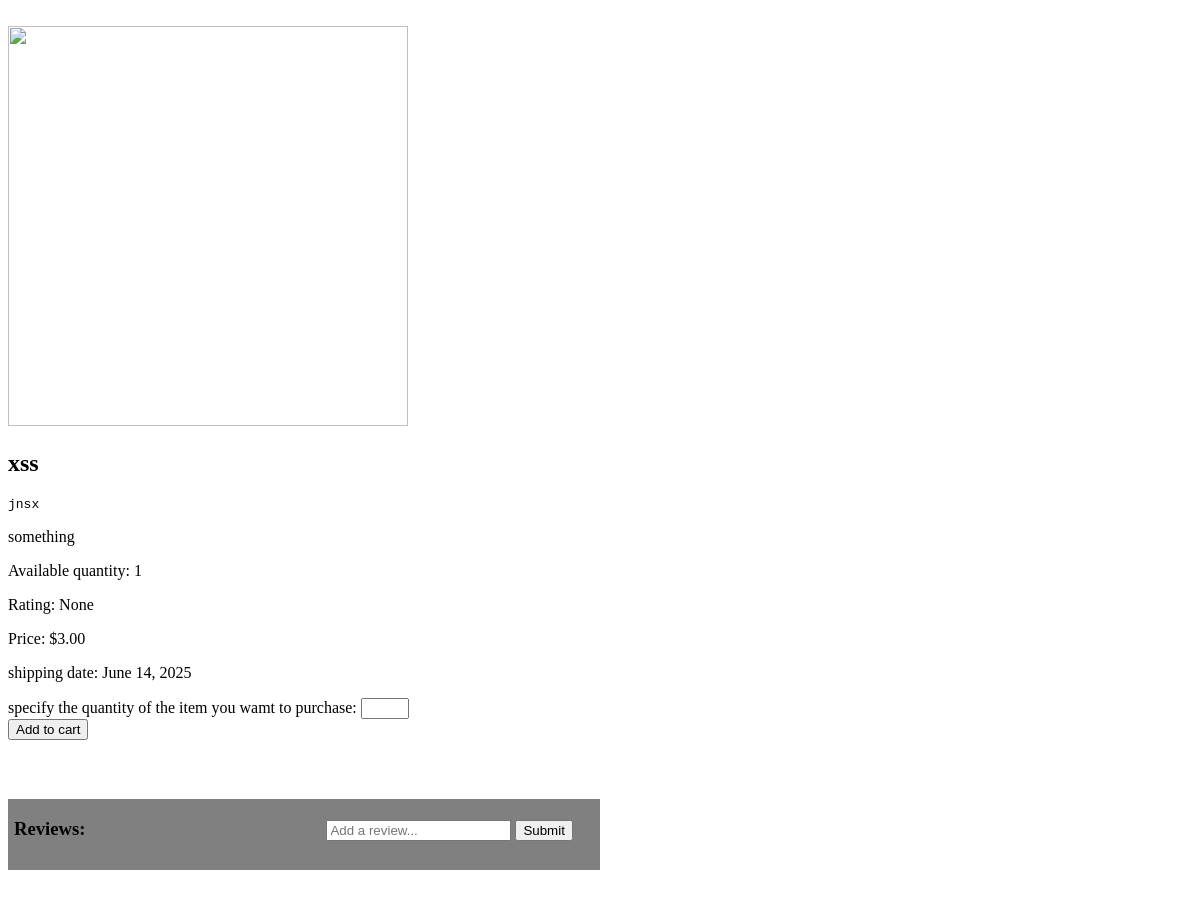
The app's page /monde/125 with its own data.
### monde/models.py (models this page shows, shortened)
class ClothingItem(models.Model):
    name=models.CharField(max_length=65)
    description=models.TextField(max_length=1000)
    shortDescription=models.CharField(default="No caption",max_length=30)
    rating=models.FloatField(null=True,blank=True,validators=[MinValueValidator(0.0),MaxValueValidator(5.0)])
    quantity=models.IntegerField(default=0, validators=[MinValueValidator(0)])
    price=models.DecimalField(default=0,max_digits=10, decimal_places=2)
    shippingDate=models.DateField(default=monthFromNow)
    image=models.ImageField(null=True, blank=True)
    clothingSections=models.ManyToManyField(Sections,max_length=100)
    image_url = models.URLField(blank=True, null=True)

### monde/views.py (the view)
# urls.py: path("<int:clothing_id>", views.single_item,name="single"),
def single_item(request,clothing_id):
    clothing_id=str(clothing_id).replace("{%url ","")
    clothing_id=clothing_id.replace("}","")
    items=ClothingItem.objects.all()
    isSeller=False
    for item in items:
        if item.id == int(clothing_id):
            isSeller=UserProfile.objects.filter(user=request.user.id,inventory=item)
            if isSeller:
                isSeller=True
            reviews=Review.objects.filter(reviewItem=int(clothing_id))
            return render(request,"monde/single.html",{
                "description":item.description,
                "shortDescription":item.shortDescription,
                "name":item.name,
                "rating":item.rating,
                "quantity":item.quantity,
                "price":item.price,
                "image":item.image_url,
                "clothing_id":clothing_id,
                "isSeller":isSeller,
                "reviews":reviews,
                "shippingDate": item.shippingDate
            })
    return HttpResponse()

### monde/templates/monde/single.html (shortened to what this page needs)
{%extends "monde/layout.html"%}
{%block head%}
{%load static%}
<link rel="stylesheet" type="text/css" href="{%static "css/single.css"%}">
{%endblock%}
{%block body%}
<br>
<div>
<img id="productImage" src="{{image}}">
<h2 id="short-description">{{shortDescription}}</h2>
<pre style=" border-width:2px;display: flex;">{{description}}</pre>
<p>{{name}}</p>
{%if quantity == 0%}
<p>Available quantity: Out of stock</p>
{%else%}
<p>Available quantity: {{quantity}}</p>
{%endif%}
<p>Rating: {{rating}}</p>
<p id="product-price">Price: ${{price}}</P>
<p id="shipping-date">shipping date: {{shippingDate}}</p>
<form method="get" action="{%url "cart"%}">
    <label for="amount">specify the quantity of the item you wamt to purchase: </label>
    <input id="amount" type='number' name="amount" max='{{quantity}}' min=1><br>
    <button id="submit" type="submit" name="submit">Add to cart</button>
</form>
</div>
    <div id="Reviews">
        <h3 id="reviewHeader"> Reviews: </h3>
        <form id="addReviewForm" action="addReview" method="post">
            <input id="addReviewInput" type="text"name="userReview" placeholder="Add a review...">
            <input id="addReviewButton" type="submit">
        </form>
    </div>
{%endblock%}

### monde/static/css/single.css (style rules this page uses)
#productImage { width:400px; height:400px; }
#Reviews { width: 50%; background-color: grey; margin-bottom: 5%; padding-bottom: 1%; margin-top: 5%; }
#addReviewInput { margin-bottom: 2%; }
#addReviewForm { padding-left: 40%; display: inline-block; }
#reviewHeader { padding-left: 1%; display: inline-block; }

### records on screen
ClothingItem: shortDescription "xss", description "jnsx", name "something", price "3.00", shippingDate "June 14, 2025"

### other values on screen
{{ quantity }} "1"
{{ rating }} "None"
